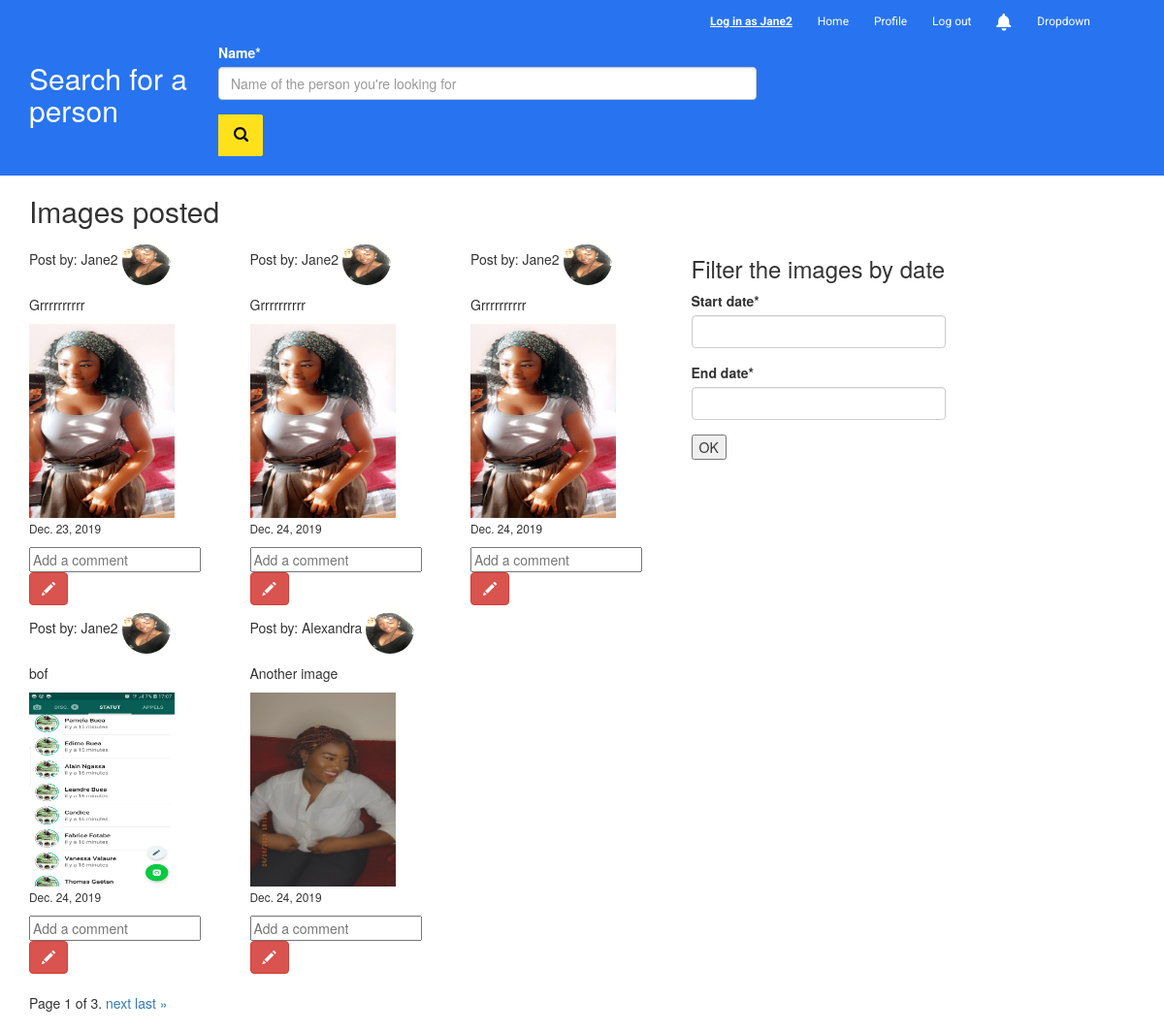
Screenshot of / (signed in) with the database file from the repository.
### users/models.py (models this page shows, shortened)
class UploadImages(models.Model):
    user = models.ForeignKey(User, on_delete=models.CASCADE)
    image = models.ImageField(upload_to='uploaded_images/', null=True)
    image_label = models.TextField()
    pub_date = models.DateField(default=timezone.now)

class Profile(models.Model):
    user = models.OneToOneField(User, on_delete=models.CASCADE)
    profile_image = models.ImageField(upload_to='profile_pics/', null=True)

### search_number/views.py (the view)
# urls.py: path('', views.index, name='index'),
def index(request):
    if request.method == 'POST':
        form = forms.SearchForm(request.POST)
        date_form = forms.DateRangeForm(request.POST)
        com_form = CommentForms(request.POST)
        if form.is_valid():
            name= form.cleaned_data["name"]
            return redirect('results', name=name)
        if date_form.is_valid():
            qs = UploadImages.objects.filter(pub_date__range=(
                date_form.cleaned_data['start_date'],
                date_form.cleaned_data['end_date']
                ))
            return render(request, "index.html", {'form': form,
                                                  'images': qs,
                                                  'd_form': date_form})
    else:
        images_list = UploadImages.objects.all()
        paginator = Paginator(images_list, 5)
        page = request.GET.get('page')
        images = paginator.get_page(page)
        form = forms.SearchForm()
        date_form = forms.DateRangeForm()
        com_form = CommentForms(request.POST)
    return render(request, "index.html", {'form' : form,
                                          'images': images,
                                          'd_form':date_form,
                                          'c_form': com_form})

### search_number/forms.py
class SearchForm(forms.Form):
    name = forms.CharField(
        max_length=30,
        widget=forms.TextInput(attrs={
            "class": "form-control",
            "placeholder": "Name of the person you're looking for",
        })
    )

class DateRangeForm(forms.Form):
    start_date = forms.DateField()
    end_date = forms.DateField()

### search_number/templates/index.html (shortened to what this page needs)
<!DOCTYPE html>
<html lang="en">
{% load static %}
{% load crispy_forms_tags %}
<head>
        <link href="{% static 'main.css' %}" rel="stylesheet">
    <link href="//maxcdn.bootstrapcdn.com/bootstrap/3.3.0/css/bootstrap.min.css" rel="stylesheet" id="bootstrap-css">
</head>
<body>
<div id="flipkart-navbar">
    <div class="container">
        <div class="row row1">
            <ul class="largenav pull-right">
                {% if user.is_authenticated %}
                <li class="upper-links" style="text-decoration:underline; font-weight:bold">Log in as {{ user.username }}</li>
                <li class="upper-links"><a class="links" href="{% url 'index' %}">Home</a></li>
                <li class="upper-links"><a class="links" href="{% url 'profile' %}">Profile</a></li>
                <li class="upper-links"><a class="links" href="{% url 'logout' %}">Log out</a></li>
                {% else %}
                <li class="upper-links"><a class="links" href="{% url 'login' %}">Login</a></li>
                <li class="upper-links"><a class="links" href="{% url 'register' %}">Register</a></li>
                {% endif %}
                <li class="upper-links">
                    <a class="links" href="http://clashhacks.in/">
                    </a>
                </li>
                <li class="upper-links dropdown"><a class="links" href="http://clashhacks.in/">Dropdown</a>
                </li>
            </ul>
        </div>
        <div class="row row2">
            {% if user.is_authenticated %}
            <div class="col-sm-2">
                <h2>Search for a person</h2>
            </div>
            <div class="flipkart-navbar-search smallsearch col-sm-8 col-xs-11">
                <div class="row">
                    <div  class="col col-md-9">
                        <form action="" method="post" enctype="multipart/form-data">
                            {{ form|crispy }}
                            <button class="flipkart-navbar-button col-xs-1" type="submit">
                            </button>
                        </form>
                    </div>
                </div>
            </div>
            {% else %}
            <div class="col col-md-10">You need to Have an account and log in to Search for a person</div>
            {% endif %}
        </div>
    </div>
</div>
<div class="container">
<h2>Images posted</h2>
<div class="row">
    <div class="col col-md-7" style="">
        <div class="row">
            {% for img in images %}
            <div class="col col-md-4">
                <p>Post by: {{img.user.username }}
                    <img height="50" width="50" src="{{ img.user.profile.profile_image.url }}" style="border-radius: 50%;">
                </p>
                <p>{{ img.image_label }}</p>
                <img height="200" width="150" src="{{ img.image.url }}">
                <p><small>{{ img.pub_date }}</small></p>
                <form action="" method="post">
                    <input type="text" placeholder="Add a comment">
                    <button type="submit" class="btn btn-danger"><span class="glyphicon glyphicon-pencil"></span></button>
                </form>
             </div>
            {% endfor %}
         </div>
    </div>
    <div class="col col-md-3">
        <h3>Filter the images by date</h3>
        <form action="" method="post" enctype="multipart/form-data">
            {{ d_form|crispy }}
            <input type="submit" value="OK">
        </form>
    </div>
</div>
 <div class="pagination row">
    <span class="step-links">
        <span class="current">
            Page {{ images.number }} of {{ images.paginator.num_pages }}.
        </span>
        {% if images.has_next %}
            <a href="?page={{ images.next_page_number }}">next</a>
            <a href="?page={{ images.paginator.num_pages }}">last &raquo;</a>
        {% endif %}
    </span>
</div>
</div>
</body>
</html>

### search_number/static/main.css (style rules this page uses)
#flipkart-navbar { background-color: #2874f0; color: #FFFFFF; }
.row1 { padding-top: 10px; padding-right: 50px; }
.row2 { padding-bottom: 20px; }
.flipkart-navbar-button { background-color: #ffe11b; border: 1px solid #ffe11b; border-radius: 0 2px 2px 0; color: #565656; padding: 10px 0; height: 43px; cursor: pointer; }
.upper-links { display: inline-block; padding: 0 11px; line-height: 23px; font-family: 'Roboto', sans-serif; letter-spacing: 0; color: inherit; border: none; outline: none; font-size: 12px; }
.dropdown { position: relative; display: inline-block; margin-bottom: 0px; }
.links { color: #fff; text-decoration: none; }
.largenav { display: none; }
.smallsearch { margin-left: 15px; margin-top: 15px; }
@media screen and (min-width: 768px) { .largenav { display: block; } }
@media screen and (min-width: 768px) { .smallsearch { margin: 0px; } }

### rows the page displays
UploadImages: user.username "Jane2", user.profile.profile_image (picture), image_label "Grrrrrrrrrr", image (picture), pub_date "Dec. 23, 2019"
UploadImages: user.username "Jane2", user.profile.profile_image (picture), image_label "Grrrrrrrrrr", image (picture), pub_date "Dec. 24, 2019"
UploadImages: user.username "Jane2", user.profile.profile_image (picture), image_label "Grrrrrrrrrr", image (picture), pub_date "Dec. 24, 2019"
UploadImages: user.username "Jane2", user.profile.profile_image (picture), image_label "bof", image (picture), pub_date "Dec. 24, 2019"
UploadImages: user.username "Alexandra", user.profile.profile_image (picture), image_label "Another image", image (picture), pub_date "Dec. 24, 2019"

### other values shown
{{ user.username }} "Jane2"
{{ images.number }} "1"
{{ images.paginator.num_pages }} "3"
